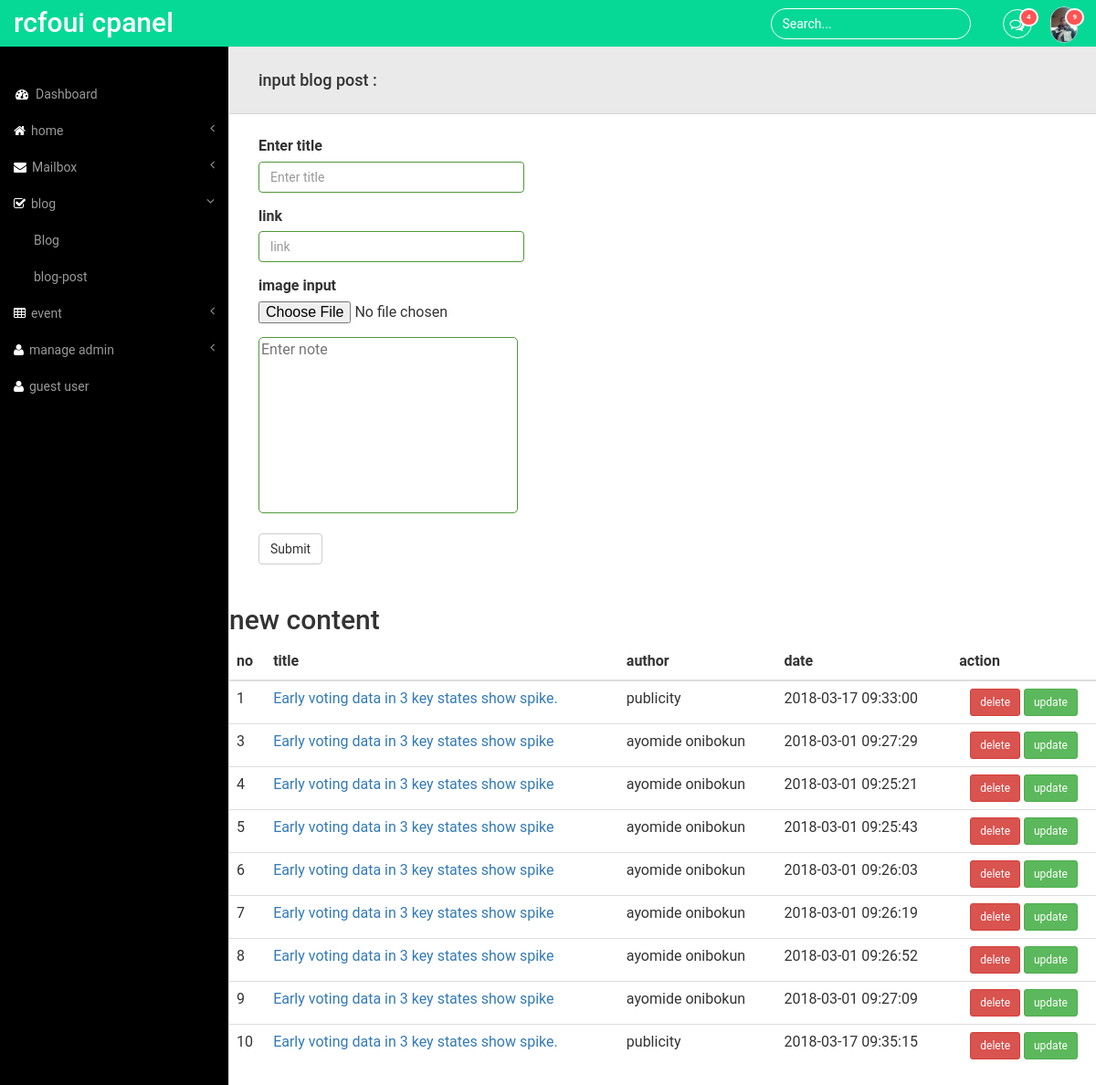
/php/blog.php (signed in), run on the app's committed database.
### tables this page shows
CREATE TABLE `blog` (
  `id` int(11) NOT NULL,
  `title` text NOT NULL,
  `img` text NOT NULL,
  `link` text NOT NULL,
  `cat` varchar(1000) NOT NULL,
  `note` text NOT NULL,
  `date` timestamp NOT NULL DEFAULT CURRENT_TIMESTAMP ON UPDATE CURRENT_TIMESTAMP,
  `author` text NOT NULL
);

### php/blog.php (the view, shortened to what this page needs)
<?php
include 'db.php';
$epr="";
?>
<!DOCTYPE html>
<html>
<head>
	<?php
	include '../include/adminnavbar.php';
	?>
	<?php
		if($epr=='update')
		{
			$id=$_GET['id'];
			$row="SELECT * FROM blog WHERE id='$id'";
			if ($result = mysqli_query($conn, $row)){
			$st_row=mysqli_fetch_assoc($result);
		}
			?>
	<div class="container">
			<div class="form-grids row widget-shadow"
				data-example-id="basic-forms">
				<div class="form-title">
					<h4>Basic Form :</h4>
				</div>
				<div class="form-body">
					<form method="post" enctype="multipart/form-data" action="blog.php?epr=saveup">
					<div class="form-group">
							<label for="id">
								id
							</label>
							<input type="text" class="form-control form-upload"  value="<?php echo $st_row['id']?>" name="id">
						</div>
					<div class="form-group">
							<label for="title">
								Enter title
							</label>
							<input type="text" class="form-control form-upload"  value="<?php echo $st_row['title']?>" name="title">
						</div>
						<div class="form-group">
							<label for="link">link</label>
							 <input type="text" value="<?php echo $st_row['link']?>" name="link" class="form-control form-upload">
						</div>
						<div class="form-group">
							<label for="InputFile">image input</label>
							<input type="file" value="<?php echo '../upload/$st_row["img"]';?>" name="img">
						</div>
						<div class="form-group">
							<textarea class="form-note" name="note"><?php echo $st_row['note']?></textarea>
						</div>
						<button type="submit" name="btnsave" class="btn btn-default">
							Submit
						</button>
							</form>
						</div>
</div>
		<?php
		}else{
			?>
<div class="container">
			<div class="form-grids row widget-shadow"
				data-example-id="basic-forms">
				<div class="form-title">
					<h4>input blog post :</h4>
				</div>
				<div class="form-body">
					<form method="post" enctype="multipart/form-data" action='blog.php?epr=save'>
						<div class="form-group">
							<label for="title">
								Enter title
							</label>
							<input type="text" class="form-control form-upload"  name="title" placeholder="Enter title">
						</div>
						<div class="form-group">
							<label for="link">link</label>
							 <input type="text" name="link" class="form-control form-upload" placeholder="link">
						</div>
						<div class="form-group">
							<label for="InputFile">image input</label>
							<input type="file" name="img">
						</div>
						<div class="form-group">
							<textarea placeholder="Enter note" class="form-note" name="note"></textarea>
						</div>
						<button type="submit" name="btnsave" class="btn btn-default">
							Submit
						</button>
							</form>
						</div>
					</div>
</div>
<?php
}
?>
	<h2>new content</h2>
	<div class="table-responsive">
  				<table class="table">
		<thead>
			<th>no</th>
			<th>title</th>
			<th>author</th>
			<th>date</th>
			<th>action</th>
		</thead>
		<?php
		$sql="SELECT * FROM blog";
		if ($result = mysqli_query($conn, $sql)){
			while ($row=mysqli_fetch_assoc($result)) {
				echo "<tr class='table-row'>
					<td >".$row['id']."</td>
					<td id='title'><a href='".$row["link"]."'>
			        			  ".$row["title"]."
			        	</a></td>
					<td id='author'>".$row['author']."</td>
					<td id='author'>".$row['date']."</td>
					<td align='center'>
						<a class='btn btn-sm btn-danger' href='blog.php?epr=delete&id=".$row['id']."'>delete</a>
						<a class='btn btn-sm btn-success' href='blog.php?epr=update&id=".$row['id']."'>update</a>
					</td>
				</tr>";
			}}
		?>
	</table>
	</div>
	</div>
</body>
</html>

### php/style.css (style rules this page uses)
html, body { font-family: 'Roboto', sans-serif; font-size: 100%; background: #000; overflow-x: hidden; }
.form-control { background: none; border: 1px solid #fff; border-radius: 20px; box-shadow: none; }
.form-group { width: 200px; }
.form-upload { width: 291px; border-radius: 4px; background: #fff; color: #000; }
.form-title { padding: 1em 2em; background-color: #EAEAEA; border-bottom: 1px solid #D6D5D5; }
.form-body { padding: 1.5em 2em; }
.form-note { width: 550px; height: 250px; resize: none; }

### php/responsive.css (style rules this page uses)
@media only screen and (min-width: 320px) { form { width: 67%; } }
@media only screen and (min-width: 320px) { .form-upload { border: 1px solid #4D9937; } }
@media only screen and (min-width: 320px) { .form-note { width: 284px; height: 193px; border-radius: 5px; border: 1px solid #4D9937; } }
@media only screen and (min-width: 320px) { table { width: 100%; } }
@media only screen and (min-width: 780px) { form { width: 35%; } }

### data on the page
blog: id "1", title "Early voting data in 3 key states show spike.", author "publicity", date "2018-03-17 09:33:00"
blog: id "3", title "Early voting data in 3 key states show spike", author "ayomide onibokun", date "2018-03-01 09:27:29"
blog: id "4", title "Early voting data in 3 key states show spike", author "ayomide onibokun", date "2018-03-01 09:25:21"
blog: id "5", title "Early voting data in 3 key states show spike", author "ayomide onibokun", date "2018-03-01 09:25:43"
blog: id "6", title "Early voting data in 3 key states show spike", author "ayomide onibokun", date "2018-03-01 09:26:03"
blog: id "7", title "Early voting data in 3 key states show spike", author "ayomide onibokun", date "2018-03-01 09:26:19"
blog: id "8", title "Early voting data in 3 key states show spike", author "ayomide onibokun", date "2018-03-01 09:26:52"
blog: id "9", title "Early voting data in 3 key states show spike", author "ayomide onibokun", date "2018-03-01 09:27:09"
blog: id "10", title "Early voting data in 3 key states show spike.", author "publicity", date "2018-03-17 09:35:15"
